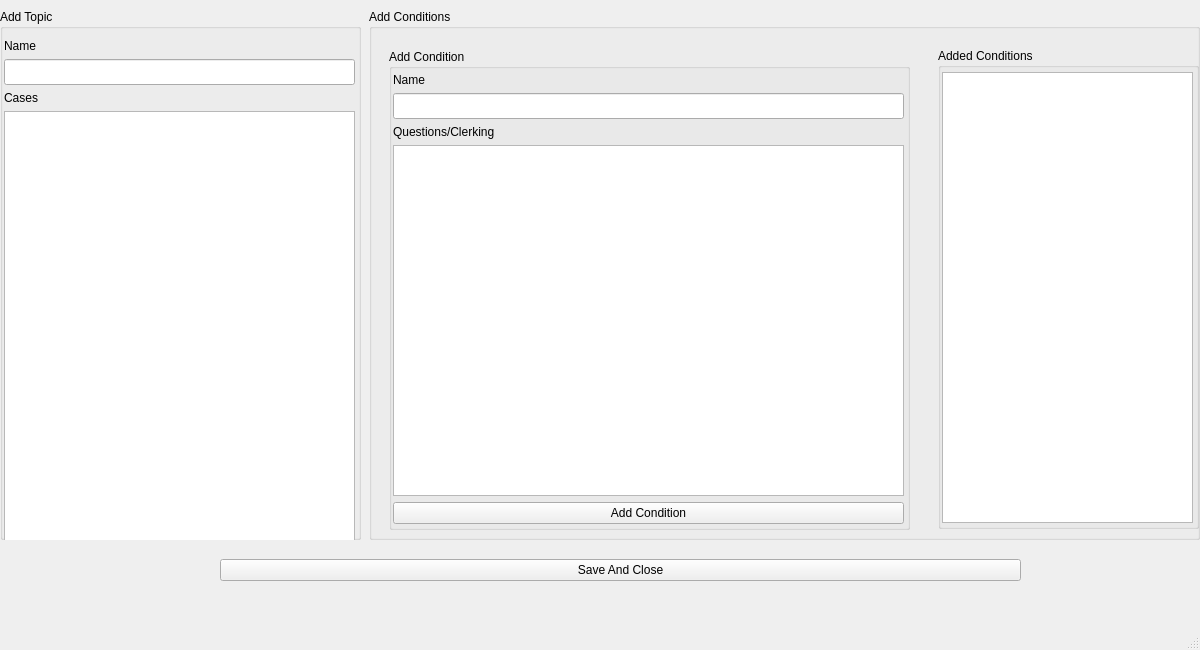
<?xml version="1.0" encoding="UTF-8"?>
<ui version="4.0">
 <class>add_window</class>
 <widget class="QMainWindow" name="add_window">
  <property name="geometry">
   <rect>
    <x>0</x>
    <y>0</y>
    <width>1200</width>
    <height>650</height>
   </rect>
  </property>
  <property name="minimumSize">
   <size>
    <width>1200</width>
    <height>650</height>
   </size>
  </property>
  <property name="maximumSize">
   <size>
    <width>1200</width>
    <height>650</height>
   </size>
  </property>
  <property name="windowTitle">
   <string>P2T2S - New Topic</string>
  </property>
  <widget class="QWidget" name="centralwidget">
   <widget class="QGroupBox" name="topic_gb">
    <property name="geometry">
     <rect>
      <x>0</x>
      <y>9</y>
      <width>361</width>
      <height>531</height>
     </rect>
    </property>
    <property name="title">
     <string>Add Topic</string>
    </property>
    <widget class="QWidget" name="verticalLayoutWidget">
     <property name="geometry">
      <rect>
       <x>-1</x>
       <y>20</y>
       <width>361</width>
       <height>521</height>
      </rect>
     </property>
     <layout class="QVBoxLayout" name="verticalLayout_2">
      <property name="leftMargin">
       <number>5</number>
      </property>
      <property name="topMargin">
       <number>10</number>
      </property>
      <property name="rightMargin">
       <number>5</number>
      </property>
      <property name="bottomMargin">
       <number>5</number>
      </property>
      <item>
       <widget class="QLabel" name="topic_label">
        <property name="text">
         <string>Name</string>
        </property>
       </widget>
      </item>
      <item>
       <widget class="QLineEdit" name="topic_edit">
        <property name="font">
         <font>
          <family>MS Reference Sans Serif</family>
          <pointsize>10</pointsize>
          <weight>75</weight>
          <bold>true</bold>
         </font>
        </property>
       </widget>
      </item>
      <item>
       <widget class="QLabel" name="cases_label">
        <property name="text">
         <string>Cases</string>
        </property>
       </widget>
      </item>
      <item>
       <widget class="QTextEdit" name="cases_edit">
        <property name="font">
         <font>
          <family>MS Reference Sans Serif</family>
          <pointsize>10</pointsize>
          <weight>75</weight>
          <bold>true</bold>
         </font>
        </property>
       </widget>
      </item>
     </layout>
    </widget>
   </widget>
   <widget class="QGroupBox" name="add_conditions_gb">
    <property name="geometry">
     <rect>
      <x>369</x>
      <y>9</y>
      <width>831</width>
      <height>531</height>
     </rect>
    </property>
    <property name="title">
     <string>Add Conditions</string>
    </property>
    <widget class="QGroupBox" name="new_condition_gb">
     <property name="geometry">
      <rect>
       <x>20</x>
       <y>40</y>
       <width>521</width>
       <height>481</height>
      </rect>
     </property>
     <property name="title">
      <string>Add Condition</string>
     </property>
     <widget class="QWidget" name="verticalLayoutWidget_2">
      <property name="geometry">
       <rect>
        <x>-1</x>
        <y>19</y>
        <width>521</width>
        <height>461</height>
       </rect>
      </property>
      <layout class="QVBoxLayout" name="verticalLayout_3">
       <property name="leftMargin">
        <number>5</number>
       </property>
       <property name="topMargin">
        <number>5</number>
       </property>
       <property name="rightMargin">
        <number>5</number>
       </property>
       <property name="bottomMargin">
        <number>5</number>
       </property>
       <item>
        <widget class="QLabel" name="new_condition_label">
         <property name="text">
          <string>Name</string>
         </property>
        </widget>
       </item>
       <item>
        <widget class="QLineEdit" name="new_condition_edit">
         <property name="font">
          <font>
           <family>MS Reference Sans Serif</family>
           <pointsize>10</pointsize>
           <weight>75</weight>
           <bold>true</bold>
          </font>
         </property>
        </widget>
       </item>
       <item>
        <widget class="QLabel" name="new_condition_ques_label">
         <property name="text">
          <string>Questions/Clerking</string>
         </property>
        </widget>
       </item>
       <item>
        <widget class="QTextEdit" name="new_condition_ques_edit">
         <property name="font">
          <font>
           <family>MS Reference Sans Serif</family>
           <pointsize>10</pointsize>
           <weight>75</weight>
           <bold>true</bold>
          </font>
         </property>
        </widget>
       </item>
       <item>
        <widget class="QPushButton" name="add_condition_but">
         <property name="text">
          <string>Add Condition</string>
         </property>
        </widget>
       </item>
      </layout>
     </widget>
    </widget>
    <widget class="QGroupBox" name="added_conditions_gb">
     <property name="geometry">
      <rect>
       <x>569</x>
       <y>39</y>
       <width>261</width>
       <height>481</height>
      </rect>
     </property>
     <property name="title">
      <string>Added Conditions</string>
     </property>
     <widget class="QWidget" name="verticalLayoutWidget_3">
      <property name="geometry">
       <rect>
        <x>-1</x>
        <y>19</y>
        <width>261</width>
        <height>461</height>
       </rect>
      </property>
      <layout class="QVBoxLayout" name="verticalLayout_4">
       <property name="leftMargin">
        <number>5</number>
       </property>
       <property name="topMargin">
        <number>5</number>
       </property>
       <property name="rightMargin">
        <number>5</number>
       </property>
       <property name="bottomMargin">
        <number>5</number>
       </property>
       <item>
        <widget class="QListWidget" name="added_conditions_list">
         <property name="font">
          <font>
           <pointsize>10</pointsize>
           <weight>75</weight>
           <bold>true</bold>
          </font>
         </property>
        </widget>
       </item>
      </layout>
     </widget>
    </widget>
   </widget>
   <widget class="QWidget" name="horizontalLayoutWidget">
    <property name="geometry">
     <rect>
      <x>220</x>
      <y>550</y>
      <width>801</width>
      <height>41</height>
     </rect>
    </property>
    <layout class="QHBoxLayout" name="horizontalLayout">
     <item>
      <widget class="QPushButton" name="save_and_close_but">
       <property name="text">
        <string>Save And Close</string>
       </property>
      </widget>
     </item>
    </layout>
   </widget>
  </widget>
  <widget class="QMenuBar" name="menubar">
   <property name="geometry">
    <rect>
     <x>0</x>
     <y>0</y>
     <width>1200</width>
     <height>21</height>
    </rect>
   </property>
  </widget>
  <widget class="QStatusBar" name="statusbar"/>
 </widget>
 <resources/>
 <connections/>
</ui>
